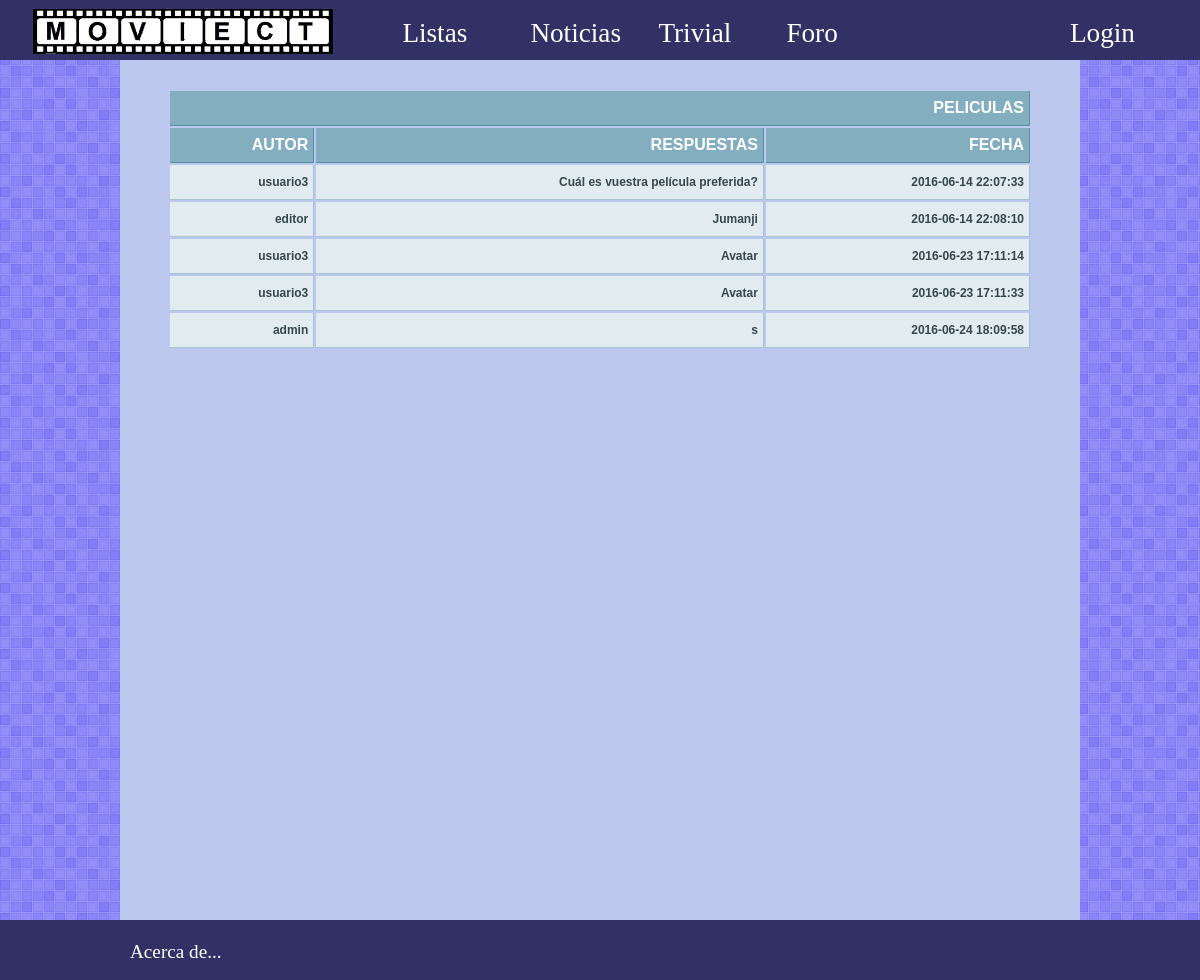
Screenshot of /html/foro/TemaForo.php?id=1 with the database file from the repository.
### tables this page shows
CREATE TABLE `foro` (
  `id_tema` int(11) NOT NULL,
  `titulo` varchar(50) NOT NULL,
  `creador` varchar(50) NOT NULL
);

CREATE TABLE `comentarios_foro` (
  `id_comentario` int(11) NOT NULL,
  `id_tema` int(11) NOT NULL,
  `autor` varchar(50) NOT NULL,
  `comentario` text NOT NULL,
  `fecha` timestamp NOT NULL DEFAULT CURRENT_TIMESTAMP ON UPDATE CURRENT_TIMESTAMP
);

### src/includes/config.php (called while the page is built, shortened)
<?php
spl_autoload_register(function ($class) {
    $prefix = 'es\\ucm\\fdi\\aw\\';
    $base_dir = __DIR__ . '/';
    $len = strlen($prefix);
    $relative_class = substr($class, $len);
    $file = $base_dir . str_replace('\\', '/', $relative_class) . '.php';
});
$app = \es\ucm\fdi\aw\Aplicacion::getSingleton();

### src/includes/Aplicacion.php (called while the page is built, shortened)
<?php
class Aplicacion {
  private static $instancia;
  private $rutaRaizApp;
  private $dirInstalacion;
  public static function getSingleton() {
      if (  !self::$instancia instanceof self) {
         self::$instancia = new self;
      }
      return self::$instancia;
  }
  public function init($bdDatosConexion, $rutaRaizApp, $dirInstalacion){
    $this->rutaRaizApp = $rutaRaizApp;
    $this->dirInstalacion = $dirInstalacion;
    $tamDirInstalacion = mb_strlen($this->dirInstalacion);
    if ($tamDirInstalacion > 0 && $this->dirInstalacion[$tamDirInstalacion-1] !== '/') {
      $this->dirInstalacion .= '/';
    }
  }
  public function resuelve($path = '') {
    if (strlen($path) > 0 && $path[0] == '/') {
      $path = mb_substr($path, 1);
    }
    return $this->rutaRaizApp . $path;
  }
  public function doInclude($path = '') {
    include($this->dirInstalacion . 'includes/'.$path);
  }
  public function usuarioLogueado() {
    return isset($_SESSION["login"]) && ($_SESSION["login"]===true);
  }
}
?>

### src/includes/gestionForo.php (called while the page is built, shortened)
<?php
class gestionForo {
   public static function tema($id) {
   $app = App::getSingleton();
    $conn = $app->conexionBd();
     $query = sprintf("SELECT titulo as titulo FROM foro WHERE id_tema='%s'  ", $conn->real_escape_string($id));
    $rs = $conn->query($query);
    if ($rs && $rs->num_rows == 1) {
      $fila = $rs->fetch_assoc();
      $numero = $fila['titulo'];
      return $numero;
    }
    return 0;
  }
   public static function comentariosEscritos($id) {
    $app = App::getSingleton();
    $conn = $app->conexionBd();
    $query = sprintf("SELECT  * FROM comentarios_foro WHERE id_tema='%s' order by  fecha asc", $conn->real_escape_string($id));
    $rs = $conn->query($query);
	$results_array = array();
		while ($row = $rs->fetch_assoc()) {
		  $results_array[] = $row;
		}
		return $results_array;
  }
}

### src/html/foro/TemaForo.php (the view, shortened to what this page needs)
<?php
	require_once '../../includes/config.php';
	require_once '../../includes/gestionForo.php';
	$id = $_GET["id"];
		$foro = new \es\ucm\fdi\aw\gestionForo();
?>
<!DOCTYPE html>
<html>
<head>
	<link href="<?= $app->resuelve('/css/estilo2col.css') ?>" rel="stylesheet" type="text/css">
	<link href="<?= $app->resuelve('/css/foro.css') ?>" rel="stylesheet" type="text/css">
	<link href="<?= $app->resuelve('/css/index.css') ?>" rel="stylesheet" type="text/css">
	<link href="<?= $app->resuelve('/css/header.css') ?>" rel="stylesheet" type="text/css">
	<link href="<?= $app->resuelve('/css/footer.css') ?>" rel="stylesheet" type="text/css">
	<link href="<?= $app->resuelve('/css/icomoon/style.css') ?>" rel="stylesheet" type="text/css">
</head>
	<body>
		<?php
			$app->doInclude('comun/header.php');
		?>
		<div id="contenedor">
		<div class="t">
							<table  class="tabla" border="0" cellpadding=”2″ cellspacing=”2″ id="tforo">
								<thead>
								<tr> <th colspan="3"><?php $c=$foro->tema($id);echo $c;?></th> </tr>
									<tr>
										<th scope="col">Autor</th>
										<th scope="col">Respuestas</th>
										<th scope="col">Fecha</th>
									</tr>
								</thead>
								<tbody>
							<?php
							$comentarios=$foro->comentariosEscritos($id);
							foreach ($comentarios as $t1) {
							?>
							<tr class="modo1" >
							<td ><?php echo $t1['autor'];?></td>
							<td ><?php echo $t1['comentario'];?> </td>
							<td > <?php echo $t1['fecha'];?> </td>
						  </tr >
						 <?php } ?>
				</table>
		</div>
</div>
	<?php
		$app->doInclude('comun/footer.php');
	?>
</body>
</html>

### src/includes/comun/header.php (shortened to what this page needs)
<?php
	$ruta = RUTA_APP;
	$rutaLoginPhp = RUTA_INCLUDES.'login.php';
	$rutaLogoutPhp = RUTA_INCLUDES.'logout.php';
	$rutaImagenLogo = RUTA_IMGS.'LOGO.png';
	$rutaLoginScript = RUTA_JS.'login.js';
	$rutaJquery = RUTA_JS.'jquery-2.2.3.min.js';
	$app = es\ucm\fdi\aw\Aplicacion::getSingleton();
	$bloqueComunInicio = <<<EOF
	<div id="header">
		<script type="text/javascript" src="$rutaLoginScript"></script>
		<script type="text/javascript" src="$rutaJquery"></script>
		<script type="text/javascript">
			$(document).ready(function(){
				$("#iniciarsesion").click(function(){
					var usu = $("#username").val();
					var psw = $("#password").val();
					$.ajax({
						url: '$rutaLoginPhp',
						data: {usuario: usu  , contrasena: psw},
						type: "POST",
						error: function(){
							alert("Problemas en el envío del formulario")
						},
						success: function(data,status){
							jQuery.each(data, function(i, val) {
								alert(data);
							});
							location.reload();
						}
					})
				});
				$("#logout").click(function(){
					$.ajax({
						url: '$rutaLogoutPhp',
						type: "POST",
						error: function(){
							alert("Problemas en el envío del formulario")
						},
						success: function(data,status){
							location.reload();
						}
					});
				});
				$("#registro").click(function(){
					location.replace("{$app->resuelve('/html/usuarios/registro.php')}");
				});
			})
		</script>
		<div id="menuHeader">
			<ul class="dropdown">
				<a href="$ruta"><img id="logo" src="$rutaImagenLogo" alt="Moviect" height="60" width="auto"/></a>
				<li class="menu"><a href="{$app->resuelve('/html/listas/listas.php')}?type=novedades">Listas</a></li>
				<li class="menu"><a href="{$app->resuelve('/html/noticias/noticias.php')}">Noticias</a></li>
				<li class="menu">
				<a href="{$app->resuelve('/html/trivial/trivial.php')}">Trivial</a>
				</li>
				<li class="menu">
				<a href="{$app->resuelve('/html/foro/foro.php')}">Foro</a>
				</li>
EOF;
	$bloqueEspecificoAdmin = <<<EOF
				<li class="menu">
					<a href="{$app->resuelve('/html/admin/admin_panel.php')}?page=users">Administración</a>
				</li>
EOF;
	$bloqueEspecificoEditorNoticias = <<<EOF
				<li class="menu">
					<a href="{$app->resuelve('/html/editor/editorNoticias.php')}">Administración</a>
				</li>
EOF;
	$bloqueComunFinal = <<<EOF
				<li id="menu5" class="menu" onclick="mostrarLogin()">Login
				</li>
			</ul>
		</div>
		<div id="login" class="dialogo">
		<button id="bttnX" onclick="esconderLogin()">X</button>
		<div class="bordesInteriores">
			<div class="cabecera">
				<span class="titulo">Iniciar sesión </span>
			</div>
			<div class="cuerpo">
				<div class = "divSesionIzq">
						<p class="pSesion"> Usuario</p>
						<p class="pSesion"> Contraseña</p>
				</div>
				<div class = "divSesionDer">
					<form method="POST" id="formularioLogin" name="formularioLogin" onsubmit="return false;">
						<input type="text" class="inputRedondeados"
							id="username"
							placeholder="Nombre de usuario">
						 <input type="password" class="inputRedondeados"
						id="password" placeholder="Contraseña">
						<div class="checkbox">
							<button  id="iniciarsesion" class="bttnLogin">Iniciar sesión</button>
							<button  id="registro" class="bttnLogin">Registro</button>
						</div>
					</form>
				</div>
			</div>
		</div>
	</div>
	<div id="oscurecer" class="oscurecer"></div>
</div>
EOF;
	$bloquePerfil = <<<EOF
				<li id="perfil" class="menu"> Mi Perfil
					<ul class="dropdown-content">
						<li class="liMe"><a href="{$app->resuelve('/html/usuarios/perfil_usuario.php')}">· Mi Perfil </a></li>
						<li class="liMe"><a href="{$app->resuelve('/html/usuarios/misMensajes.php')}">· Mis mensajes</a></li>
					</ul>
				</li>
EOF;
	$bloqueLogout = <<<EOF
				<li id="logout" class="menu">Logout
				</li>
			</ul>
		</div>
	</div>
</div>
EOF;
?>
<?php
	echo $bloqueComunInicio;
	if(es\ucm\fdi\aw\Aplicacion::getSingleton()->usuarioLogueado()){
		echo $bloquePerfil;
		if(es\ucm\fdi\aw\Aplicacion::getSingleton()->tieneRol('ADMINISTRADOR')){
			echo $bloqueEspecificoAdmin;
		}
		else{
			if(es\ucm\fdi\aw\Aplicacion::getSingleton()->tieneRol('EDITOR')){
					echo $bloqueEspecificoEditorNoticias;
			}
		}
		echo $bloqueLogout;
	}
	else{
		echo $bloqueComunFinal;
	}
?>

### src/includes/comun/footer.php (shortened to what this page needs)
<?php
	$rutaAcercaDe = RUTA_HTML.'informacion/acercade.php';
	$bloqueFooter = <<<EOF
	<div id="footer">
		<a href = "$rutaAcercaDe" class="enlFoot"> Acerca de... </a>
	</div>
EOF;
?>
<?php
	echo $bloqueFooter;
?>

### src/css/estilo2col.css (style rules this page uses)
body { margin: 0px; background-color: #795198; margin: 0 auto 0 auto; height: 100%; background-image: url("../img/fondo.png"); background-repeat: repeat; }
#contenedor { font-family: Sans-serif; line-height: 1.5em; width: 80%; height: 1%; overflow: hidden; margin-top: 60px; margin: 0 auto; padding: 60px 0; background-color: #BDC8EF; min-height: 860px; min-width: 900px; }

### src/css/foro.css (style rules this page uses)
.tabla { font-family: Verdana, Arial, Helvetica, sans-serif; font-size:15px; text-align: right; width: 90%; float:center; margin-left:5%; margin-top:5%; }
.tabla th { padding: 5px; font-size: 16px; background-color: #83aec0; background-image: url(fondo_th.png); background-repeat: repeat-x; color: #FFFFFF; border-right-width: 1px; border-bottom-width: 1px; border-right-style: solid; border-bottom-style: solid; border-right-color: #558FA6; border-bottom-color: #558FA6; font-family: “Trebuchet MS”, Arial; text-transform: uppercase; }
.tabla .modo1 { font-size: 12px; font-weight:bold; background-color: #e2ebef; background-image: url(fondo_tr01.png); background-repeat: repeat-x; color: #34484E; font-family: “Trebuchet MS”, Arial; }
.tabla .modo1 td { padding: 5px; border-right-width: 1px; border-bottom-width: 1px; border-right-style: solid; border-bottom-style: solid; border-right-color: #A4C4D0; border-bottom-color: #A4C4D0; text-align:right; }
.t { width:100%; }

### src/css/header.css (style rules this page uses)
#header a { color: inherit; text-decoration: inherit; }
#header { z-index: -1; }
#logo { margin-bottom:0px; margin-left: 0px; position: relative; bottom: 15px; right: 10px; margin-right: 50px; float : left; clear: left; }
#menuHeader { width: 100%; height: 60px; background-color: #313165; position: fixed; top: 0; color: white; z-index: 1; }
ul.dropdown li { display: inline-block; text-align: left; cursor:pointer; width: 10%; }
.menu { font-size: 1.7em; }
.dropdown li { text-align: center; padding: 2px 4px; }
#menu5 { float: right; margin-right: 10px; }

### src/css/footer.css (style rules this page uses)
.enlFoot { text-decoration: none; color: white; font-size: 1.2em; margin: 50px; position: relative; top: 21px; left: 80px; }
#footer { width: 100%; height: 60px; background-color: #313165; position: fixed; bottom: 0; }

### rows the page displays
foro: titulo "PELICULAS"
comentarios_foro: autor "usuario3", comentario "Cuál es vuestra película preferida?", fecha "2016-06-14 22:07:33"
comentarios_foro: autor "editor", comentario "Jumanji", fecha "2016-06-14 22:08:10"
comentarios_foro: autor "usuario3", comentario "Avatar", fecha "2016-06-23 17:11:14"
comentarios_foro: autor "usuario3", comentario "Avatar", fecha "2016-06-23 17:11:33"
comentarios_foro: autor "admin", comentario "s", fecha "2016-06-24 18:09:58"
